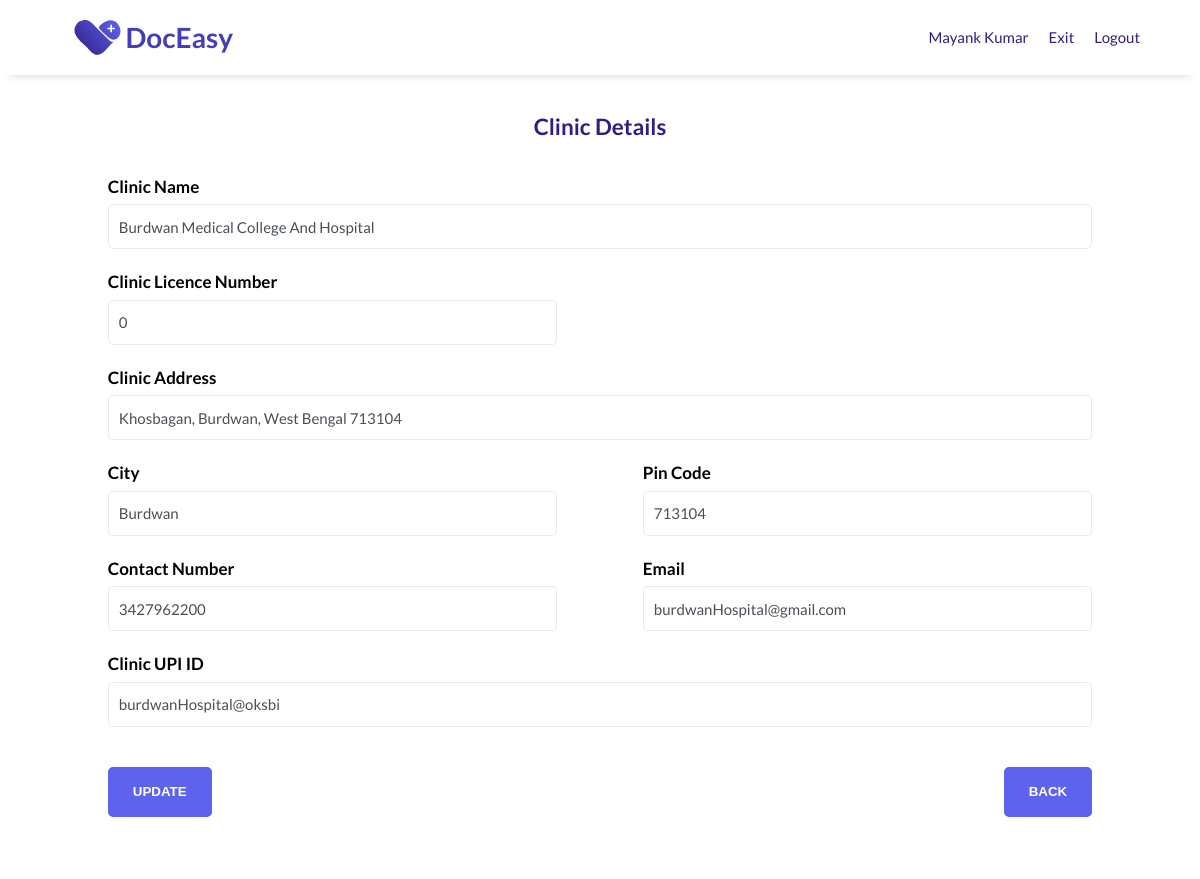
The app's page /public/dashboard/ProfilePage/updateClinicProfile.php (signed in), older data.
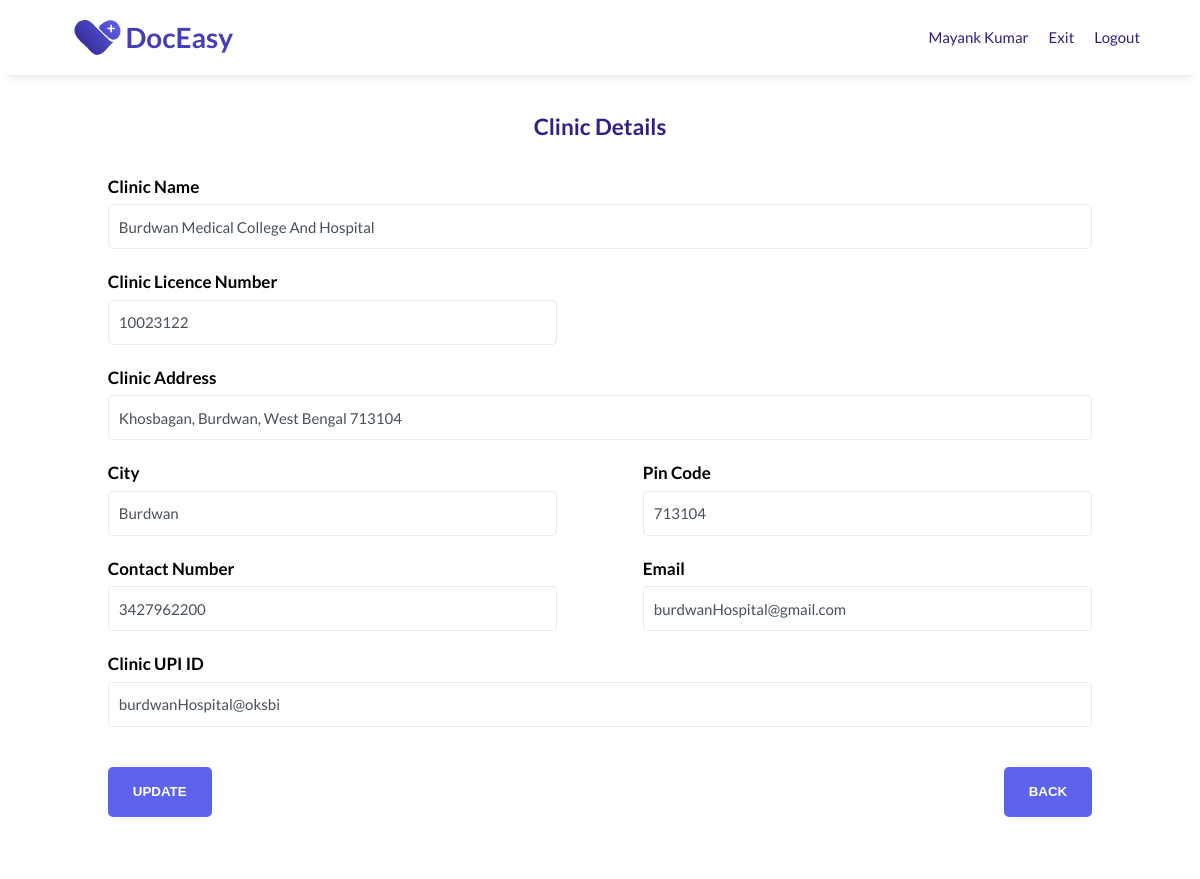
The same page, newer data.
### tables this page shows
CREATE TABLE `management` (
  `m_id` int(2) UNSIGNED NOT NULL,
  `clinic_id` int(4) UNSIGNED DEFAULT NULL,
  `username` varchar(10) NOT NULL,
  `password` int(10) UNSIGNED NOT NULL,
  `full_name` varchar(50) NOT NULL,
  `aadhar_no` bigint(12) UNSIGNED NOT NULL,
  `phn_no` bigint(10) UNSIGNED NOT NULL,
  `Email` varchar(50) NOT NULL
);

CREATE TABLE `clinic` (
  `id` int(4) UNSIGNED NOT NULL,
  `clinic_name` varchar(100) NOT NULL,
  `licence_no` int(8) UNSIGNED NOT NULL,
  `address` varchar(200) NOT NULL,
  `city` varchar(50) NOT NULL,
  `pin_code` int(6) UNSIGNED NOT NULL,
  `contact_no` bigint(10) UNSIGNED NOT NULL,
  `email` varchar(50) NOT NULL,
  `clinic_upi_id` varchar(50) NOT NULL
);

### public/dashboard/ProfilePage/updateClinicProfile.php (the view, shortened to what this page needs)
<?php
include "../../config.php";
if ($_SESSION["loggedIn"]) {
?>
    <!DOCTYPE html>
    <html lang="en">
    <head>
        <link rel="stylesheet" type="text/css" href="/assets/css/clinicRegister.css" />
    </head>
    <body>
        <?php
        $uname =  $_SESSION["uname"];
        $sql = "SELECT * FROM management,clinic WHERE clinic.id = management.clinic_id AND username='$uname'";
        $result = $conn->query($sql);
        $row = $result->fetch_assoc();
        if ($row) {
        ?>
            <header id="header">
                <div class="logo">
                    <a href="../managementDash.php">
                        <img class="logo-img" id="header-img" src="/assets/images/doceasy/doceasy-logo.svg" alt="DocEasy logo" />
                    </a>
                </div>
                <nav id="nav-bar">
                    <ul>
                        <li><a class="nav-link" href="#"><?php echo $row["full_name"]; ?></a></li>
                        <li><a class="nav-link" href="../managementDash.php">Exit</a></li>
                        <li><a class="nav-link" href="/public/logout/managementLogout.php">Logout</a></li>
                    </ul>
                </nav>
            </header>
            <main>
                <section id="registration">
                    <h2>Clinic Details</h2>
                    <div class="grid">
                        <form id="form" action="" method="POST">
                            <div class="column-100">
                                <div class="form-group">
                                    <label id="clinic-name-label" for="clinic-name"><strong>Clinic Name</strong></label>
                                    <input type="text" name="clinic_name" class="form-control" id="Clinic-name" placeholder="Clinic Name" value="<?php echo $row['clinic_name']; ?>" required />
                                </div>
                            </div>
                            <div class="column-50">
                                <div class="form-group">
                                    <label id="licence-no-label" for="licence-no"><strong>Clinic Licence Number</strong></label>
                                    <input type="number" name="licence_no" class="form-control" id="licence-no" placeholder="Clinic Licence Number" value="<?php echo $row['licence_no']; ?>" required />
                                </div>
                            </div>
                            <div class="column-100">
                                <div class="form-group">
                                    <label id="address-label" for="address"><strong>Clinic Address</strong></label>
                                    <input type="text" name="address" class="form-control" id="address" placeholder="Clinic Address" value="<?php echo $row['address']; ?>" required />
                                </div>
                            </div>
                            <div class="column-50">
                                <div class="form-group">
                                    <label id="city-label" for="city"><strong>City</strong></label>
                                    <input type="text" name="city" class="form-control" id="city" placeholder="City" value="<?php echo $row['city']; ?>" required />
                                </div>
                            </div>
                            <div class="column-50">
                                <div class="form-group">
                                    <label id="pin-label" for="pin-code"><strong>Pin Code</strong></label>
                                    <input type="number" name="pin_code" class="form-control" id="pin-code" placeholder="Pin-code" value="<?php echo $row['pin_code']; ?>" required />
                                </div>
                            </div>
                            <div class="column-50">
                                <div class="form-group">
                                    <label id="phn-label" for="phn-no"><strong>Contact Number</strong></label>
                                    <input type="tel" name="contact_no" class="form-control" id="phn-no" placeholder="Phone Number" value="<?php echo $row['contact_no']; ?>" required />
                                </div>
                            </div>
                            <div class="column-50">
                                <div class="form-group">
                                    <label id="email-label" for="email"><strong>Email</strong></label>
                                    <input type="email" name="email" class="form-control" id="email" placeholder="Email address" value="<?php echo $row['email']; ?>" required />
                                </div>
                            </div>
                            <div class="column-100">
                                <div class="form-group">
                                    <label id="upi-label" for="upi-id"><strong>Clinic UPI ID</strong></label>
                                    <input type="text" name="clinic_upi_id" class="form-control" id="upi" placeholder="UPI ID" value="<?php echo $row['clinic_upi_id']; ?>" required />
                                </div>
                            </div>
                            <div class="column-50">
                                <div class="form-group">
                                    <input id="submit" type="submit" value="Update" name="update" class="btn" />
                                </div>
                            </div>
                            <div class="column-50">
                                <div class="form-group">
                                    <a href="/public/dashboard/managementDash.php">
                                        <input id="back" type="button" value="back" class="btn" />
                                    </a>
                                </div>
                            </div>
                        </form>
                    </div>
                </section>
            </main>
    </body>
<?php
        }
    } else {
        header("Location: /public/login/ManagementLogin.php");
    }
?>
    </html>

### assets/css/clinicRegister.css (style rules this page uses)
* { margin: 0; padding: 0; box-sizing: border-box; scroll-behavior: smooth; }
html { font-size: 10px; }
body { font-size: 1.5rem; line-height: 1.5; font-family: "Lato", sans-serif; color: #37383a; }
h2 { margin-bottom: 3rem; }
li { list-style: none; }
a { color: #2f1e84; text-decoration: none; }
img { max-width: 100%; height: auto; display: block; }
.column-50 { float: left; width: 50%; padding: 0 4%; }
.column-100 { float: left; padding: 0 4%; width: 100%; }
.grid::after { content: ""; display: table; clear: both; }
.btn { text-transform: uppercase; font-weight: 600; color: #fff; background-color: #5d63ed; padding: 1.7rem 2.5rem; margin: 1.5rem 0; height: 5rem; border: 0; border-radius: 5px; cursor: pointer; outline: none; }
.logo-img { width: 100%; max-width: 200px; }
header { padding: 0 5rem; width: 100%; position: fixed; top: 0; min-height: 75px; display: flex; justify-content: space-between; align-items: center; background-color: #fff; box-shadow: 0 1rem 1rem -1rem rgba(55, 56, 58, 0.2); }
nav { font-weight: 400; }
nav > ul { display: flex; flex-direction: row; justify-content: space-around; }
nav li { padding: 0px 10px 0px 10px; }
#registration { padding: 11rem 5rem 4rem 5rem; text-align: center; color: #2f1e84; }
form { margin: 1.5rem; text-align: left; }
label { display: flex; align-items: center; margin-bottom: 0.5rem; color: black; font-size: 17px; }
.form-group { margin-bottom: 2rem; }
.form-group #back { float: right; }
.form-control { display: block; width: 100%; height: 4.5rem; padding: 1rem; color: #495057; background-color: #fff; border: 1px solid rgba(55, 56, 58, 0.1); border-radius: 5px; transition: border-color 0.15s ease-in-out, box-shadow 0.15s ease-in-out; }
.form-control, .input-address { margin: 0; font-family: inherit; font-size: inherit; line-height: inherit; }

Row changes from the older to the newer data that the page shows:
changed through a linked row, management "Mayank Kumar": licence_no "0" → "10023122"
